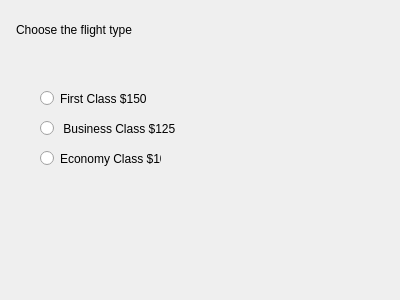
<?xml version="1.0" encoding="UTF-8"?>
<ui version="4.0">
 <class>Dialog</class>
 <widget class="QDialog" name="Dialog">
  <property name="geometry">
   <rect>
    <x>0</x>
    <y>0</y>
    <width>400</width>
    <height>300</height>
   </rect>
  </property>
  <property name="windowTitle">
   <string>Dialog</string>
  </property>
  <widget class="QLabel" name="label">
   <property name="geometry">
    <rect>
     <x>16</x>
     <y>20</y>
     <width>121</width>
     <height>20</height>
    </rect>
   </property>
   <property name="text">
    <string>Choose the flight type</string>
   </property>
  </widget>
  <widget class="QLabel" name="labelFare">
   <property name="geometry">
    <rect>
     <x>220</x>
     <y>20</y>
     <width>141</width>
     <height>16</height>
    </rect>
   </property>
   <property name="text">
    <string/>
   </property>
  </widget>
  <widget class="QRadioButton" name="radioButtonFirstClass">
   <property name="geometry">
    <rect>
     <x>40</x>
     <y>90</y>
     <width>161</width>
     <height>17</height>
    </rect>
   </property>
   <property name="text">
    <string>First Class $150</string>
   </property>
  </widget>
  <widget class="QRadioButton" name="radioButtonBusinessClass">
   <property name="geometry">
    <rect>
     <x>40</x>
     <y>120</y>
     <width>141</width>
     <height>17</height>
    </rect>
   </property>
   <property name="text">
    <string> Business Class $125</string>
   </property>
  </widget>
  <widget class="QRadioButton" name="radioButtonEconomyClass">
   <property name="geometry">
    <rect>
     <x>40</x>
     <y>150</y>
     <width>121</width>
     <height>17</height>
    </rect>
   </property>
   <property name="text">
    <string>Economy Class $100</string>
   </property>
  </widget>
 </widget>
 <resources/>
 <connections/>
</ui>
